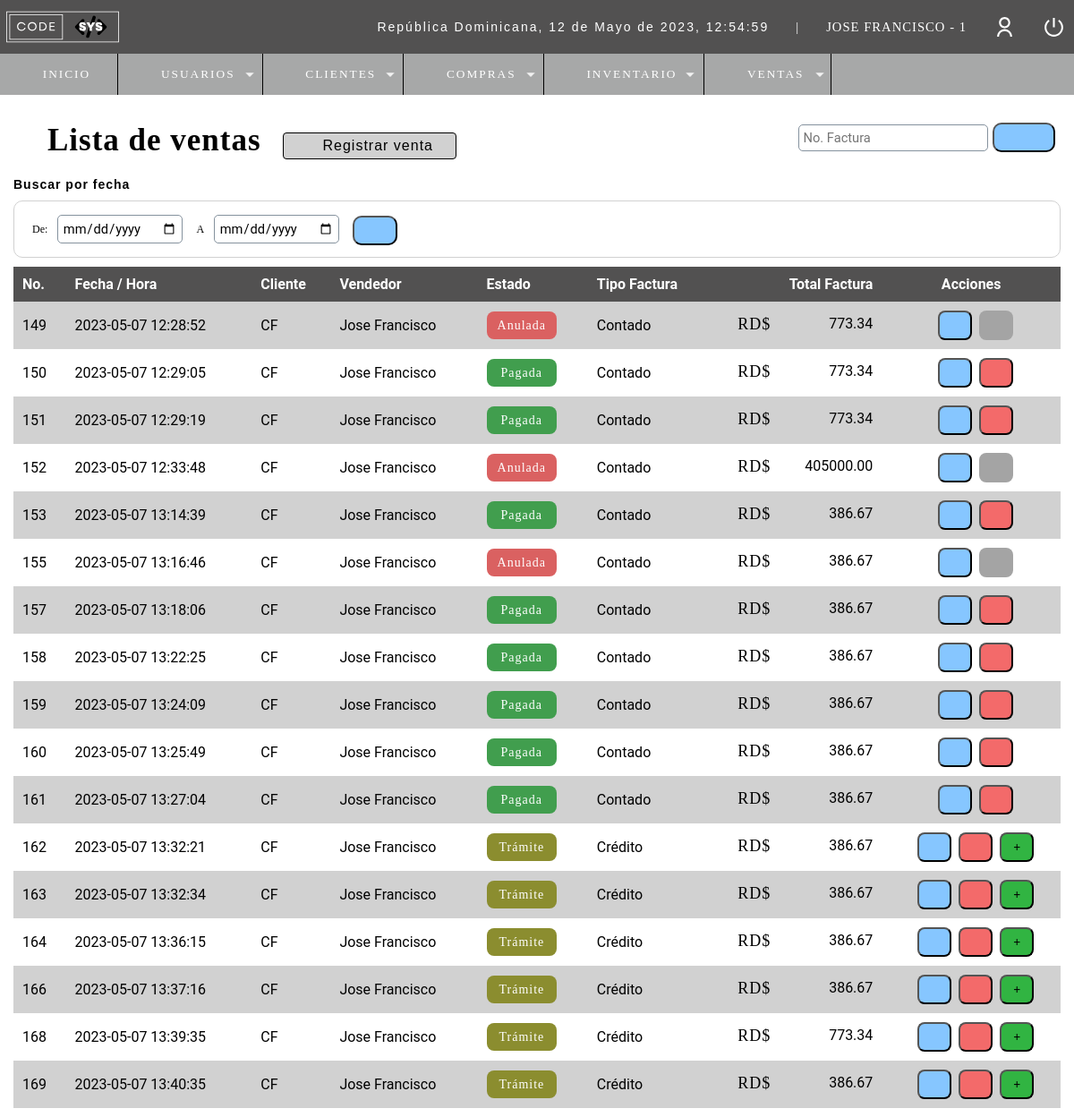
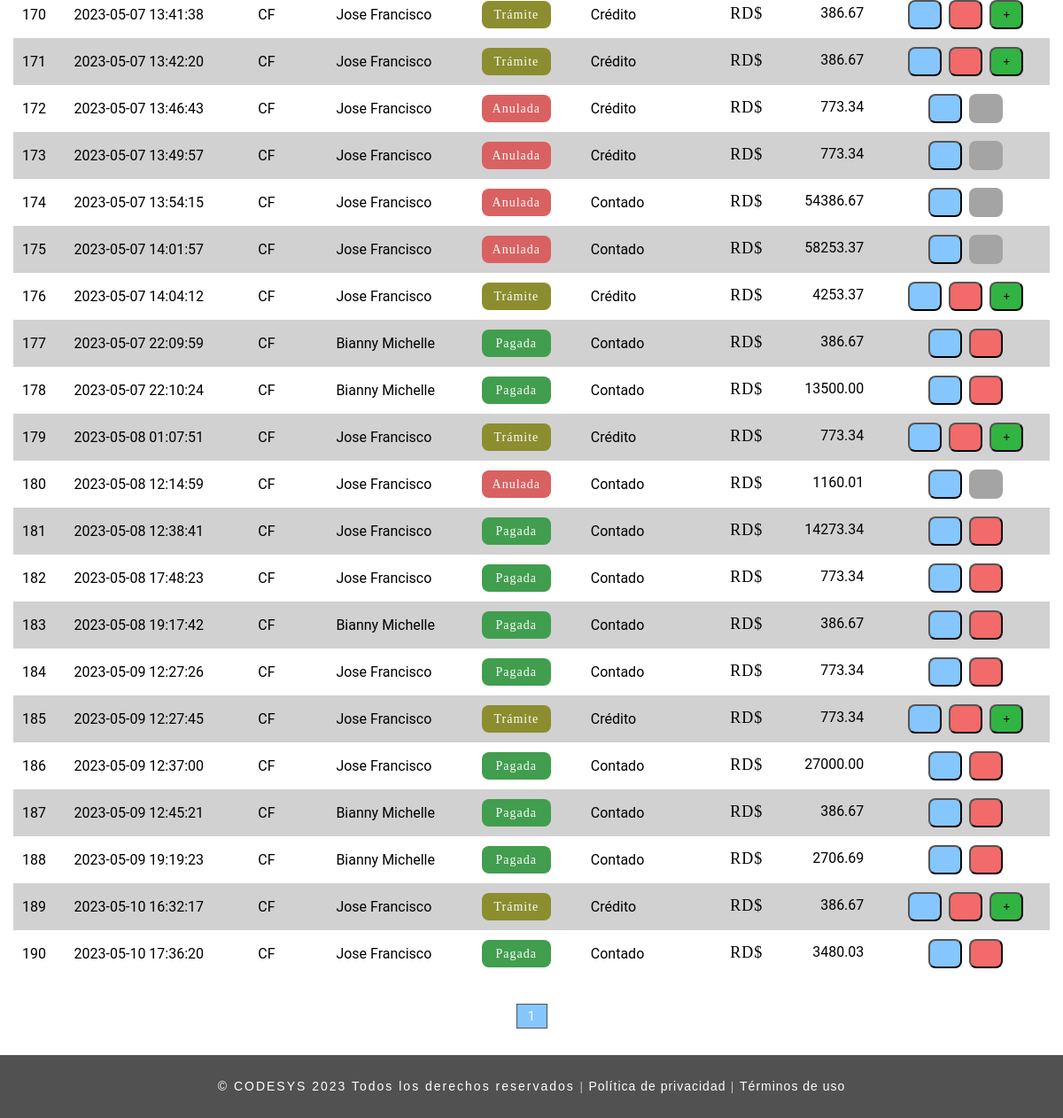
/r_ventas.php (signed in), run on the app's committed database (2 pictures, top to bottom).
### tables this page shows
CREATE TABLE `t_usuario` (
  `ID_Usuario` int(11) NOT NULL,
  `Nombre` varchar(50) DEFAULT NULL,
  `Email` varchar(100) DEFAULT NULL,
  `Usuario` varchar(15) DEFAULT NULL,
  `Pass` varchar(150) DEFAULT NULL,
  `Rol` int(11) DEFAULT NULL,
  `ID_Estado` int(10) DEFAULT NULL
);

CREATE TABLE `t_factura` (
  `ID_Factura` int(11) NOT NULL,
  `Fecha` datetime NOT NULL DEFAULT current_timestamp(),
  `Usuario` int(11) DEFAULT NULL,
  `Cod_cliente` int(11) DEFAULT NULL,
  `Total_Factura` decimal(10,2) DEFAULT NULL,
  `Tipo_Factura` varchar(20) NOT NULL DEFAULT 'Contado',
  `ID_Estado` int(11) NOT NULL DEFAULT 4
);

CREATE TABLE `t_cliente` (
  `ID_Cliente` int(11) NOT NULL,
  `Nombre` varchar(50) DEFAULT NULL,
  `Apellido` varchar(50) NOT NULL,
  `RNC` varchar(50) NOT NULL,
  `Fecha_Registro` datetime NOT NULL DEFAULT current_timestamp(),
  `Telefono` varchar(20) DEFAULT NULL,
  `Direccion` varchar(150) DEFAULT NULL,
  `Correo` varchar(50) NOT NULL,
  `ID_Estado` int(11) NOT NULL,
  `Usuario_ID` int(11) NOT NULL
);

### Include/functions.php (called while the page is built, shortened)
<?php
	function fechaActual(){
		$mes = array("","Enero",
		    "Febrero",
			"Marzo",
			"Abril",
			"Mayo",
			"Junio",
			"Julio",
			"Agosto",
			"Septiembre",
			"Octubre",
			"Noviembre",
			"Diciembre");
		return date('d')." de ". $mes[date('n')] . " de " . date('Y') . ", " . date('H:i:s');
	}
?>

### Controllers/r_ventas.controller.php (called while the page is built, shortened)
<?php
include("./Database/conn_backend.php");
$sql_registers =  mysqli_query($conn, "SELECT COUNT(*) as total_registers FROM t_factura WHERE ID_Estado != 7");
$result_registers = mysqli_fetch_array($sql_registers);
$total_registro = $result_registers['total_registers'];
$paginas = 100;
if(empty($_GET['pagina'])){
    $pagina = 1;
}else{
    $pagina = $_GET['pagina'];
}
$from = ($pagina - 1) * $paginas;
$total_pages = ceil($total_registro / $paginas);
$query = mysqli_query($conn, "SELECT f.ID_Factura, f.Fecha, u.Nombre as vendedor, f.Cod_cliente, ce.Nombre as cliente, f.Total_Factura, f.Tipo_Factura, f.ID_Estado, e.Estado as estado
            FROM t_factura f
            INNER JOIN t_estado e
            ON f.ID_Estado = e.ID_Estado
            INNER JOIN t_cliente ce
            ON f.Cod_cliente = ce.ID_Cliente
            INNER JOIN t_usuario u
            ON f.Usuario = u.ID_Usuario
            WHERE e.ID_Estado != 7
            ORDER BY f.ID_Factura ASC
            LIMIT $from,$paginas");
?>

### r_ventas.php (the view, shortened to what this page needs)
<?php
    include_once("Include/plantilla_Cabeza.php");
    include("Controllers/r_ventas.controller.php");
    $usuario = $_SESSION['Usuario'];
	include("Database/conn_backend.php");
	$sql = mysqli_query($conn,
	"SELECT (u.Rol) as ID_Rol, (r.Rol) as Rol
		FROM t_usuario u
		INNER JOIN t_rol r
		ON u.Rol = r.ID_Rol WHERE Usuario='$usuario'");
	$idrol = 0;
	while($mostrar = mysqli_fetch_array($sql)){
		$idrol = $mostrar['ID_Rol'];
	}
?>
<br>
<br>
<head>
    <link rel="stylesheet" href="css/style.css">
</head>
<section id="container">
    <div class="r_user">
	<h1><i class="far fa-newspaper" style="color: #000;"></i> Lista de ventas</h1>
        <?php if($idrol != 2 && $idrol != 3){ ?>
    <a class="btn_new" href="c_factura.php"><i class="fa-solid fa-file-circle-plus" style="color: #000;"></i> Registrar venta</a>
        <?php } ?>
    <form method="GET" action="buscar_venta.php" class="form_search">
        <input type="text" name="busqueda" id="busqueda" placeholder="No. Factura">
        <button type="submit" class="btn_search"><i class="fa-solid fa-magnifying-glass" style="color: #000000;"></i></button>
    </form>
    <div>
        <h5>Buscar por fecha</h5>
        <form method="GET" action="buscar_venta.php" class="form_search_date">
            <label>De: </label>
            <input type="date" name="fecha_de" id="fecha_de" required>
            <label> A </label>
            <input type="date" name="fecha_a" id="fecha_a" required>
            <button type="submit" class="btn_view"><i class="fa-solid fa-magnifying-glass" style="color: #000000;"></i></button>
        </form>
    </div>
    <div class="containerTableResponsive">
    <table>
        <thead class="table">
        <tr>
            <th>No.</th>
            <th>Fecha / Hora</th>
            <th>Cliente</th>
            <th>Vendedor</th>
            <th>Estado</th>
            <th>Tipo Factura</th>
            <th class="textright">Total Factura</th>
            <th class="textcenter">Acciones</th>
        </tr>
        </thead>
        <tbody>
        <?php while($mostrar = mysqli_fetch_array($query)):
                if($mostrar['ID_Estado'] == 4){
                    $estado = '<span class="Pagada">Pagada</span>';
                }else if($mostrar['ID_Estado'] == 5){
                    $estado = '<span class="Tramite">Trámite</span>';
                }else{
                    $estado = '<span class="Anulada">Anulada</span>';
            }
            ?>
        <tr>
            <td class="row_<?= $mostrar['ID_Factura']; ?>"><?= $mostrar['ID_Factura']; ?></td>
            <td><?= $mostrar['Fecha']; ?></td>
            <td><?= $mostrar['cliente']; ?></td>
            <td><?= $mostrar['vendedor']; ?></td>
            <td class="estado"><?= $estado; ?></td>
            <td><?= $mostrar['Tipo_Factura']; ?></td>
            <td class="textright totalfactura" style="margin-top: 5px;"><span style="font-size:18px; margin-left: 20px;">RD$</span><?= $mostrar['Total_Factura']; ?></td>
            <td>
                <div class="div_acciones">
                    <div>
                        <button type="button" class="btn_view view_factura" cl="<?= $mostrar['Cod_cliente'];?>" f="<?= $mostrar['ID_Factura']; ?>" st="<?php echo $mostrar['Tipo_Factura'];?>"><i class="fas fa-eye"></i></button>
                    </div>
                    <?php if($idrol == 1 || $idrol == 3){
                                if($mostrar['ID_Estado'] == 4 || $mostrar['ID_Estado'] == 5){?>
                    <div class="div_factura">
                        <button type="button" name="anular" class="btn_null anular_factura" fac="<?= $mostrar['ID_Factura']; ?>"><i class="fas fa-ban"></i></button>
                    </div>
                    <?php }else{ ?>
                            <div class="div_factura">
                                <button type="button" name="inactivo" class="btn_null inactive" fac="<?= $mostrar['ID_Factura']; ?>"><i class="fas fa-ban"></i></button>
                            </div>
                    <?php }} ?>
                    <?php if($mostrar['ID_Estado'] == 5){?>
                        <div class="div_factura">
                            <button type="button" class="btn_append_fac" fac="<?= $mostrar['ID_Factura']; ?>"><i class="fa-solid fa-plus"></i></button>
                        </div>
                    <?php } ?>
                </div>
            </td>
            <?php endwhile;?>
        </tr>
        </tbody>
    </table>
    </div>
    <div class="paginador">
        <ul>
            <?php if($pagina != 1){ ?>
            <li><a href="?pagina=<?php echo 1; ?>"><i class="fa-sharp fa-solid fa-backward-step" style="color: #000000; height: 16px;"></i></a></li>
            <li><a href="?pagina=<?php echo $pagina-1; ?>"><i class="fa-sharp fa-solid fa-caret-left" style="color: #000000; height: 16px;"></i></a></li>
            <?php } for($i=1;$i<=$total_pages;$i++){
                if($i == $pagina){
                    echo '<li class="page_select">'.$i.'</a></li>';
                }else{
                echo '<li><a href="?pagina='.$i.'">'.$i.'</a></li>';
                }
            } if($pagina != $total_pages){ ?>
            <li><a href="?pagina=<?php echo $pagina + 1; ?>"><i class="fa-solid fa-caret-right" style="color: #000000; height: 16px;"></i></a></li>
            <li><a href="?pagina=<?php echo $total_pages?>"><i class="fa-sharp fa-solid fa-forward-step" style="color: #000000; height: 16px;"></i></a></li>
            <?php } ?>
        </ul>
    </div>
    </div>
</section>
<?php include_once("Include/plantilla_pie.php");?>

### Include/plantilla_Cabeza.php (shortened to what this page needs)
<?php
	include("./Database/conn_backend.php");
	include("scripts.php");
	$usuario = $_SESSION['Usuario'];
	$sql = "SELECT * FROM t_usuario WHERE Usuario='$usuario'";
	$result = mysqli_query($conn, $sql);
?>
<!DOCTYPE html>
<html lang="en">
<head>
</head>
<body>
	<header>
		<div class="header">
			<h1><img class="imgHeader" src="assets\images\CODESYSLOGO.svg" alt="Logo de CODESYS" width="130px" height="100px" style="margin-top:2px; margin-left:-5px;"></h1>
			<div class="optionsBar">
				<p id="hora">República Dominicana, <?php echo fechaActual();?></p>
				<span>|</span>
				<?php while($mostrar = mysqli_fetch_array($result)){?>
				<span class="user"><?php echo $mostrar['Nombre'].' - '.$mostrar['Rol']?></span>
				<?php } ?>
				<img class="photouser" src="assets\images\user-line.svg" alt="Usuario">
				<a href="Include\Close_session.php"><img class="close" src="assets\images\shut-down-line.svg" alt="Salir del sistema" title="Salir"></a>
			</div>
		</div>
		<?php include("Include/navbar.php");?>
	</header>

### assets/css/style_plantillas.css (style rules this page uses)
* { margin:0; padding:0; box-sizing: border-box; text-decoration: none; font-family: 'Roboto', sans-serif; }
body { background: #fff; }
h1, h2, h3, h4, h5, h6 { font-family: 'arial'; font-weight: bold; letter-spacing: 1px; }
h1 { font-family: 'GothamBook'; font-size: 26px; }
h5 { font-size: 14px; }
p { font-family: 'arial'; letter-spacing: 2px; font-size: 14px; line-height: 20px; }
a { text-decoration: none; font-family: arial; letter-spacing: 1px; }
span { font-family: 'GothamBook'; letter-spacing: 1px; font-size: 14px; line-height: 20px; }
header { position: fixed; width: 100%; }
.header { color: #FFF; background: #525151; height: 60px; display: -webkit-flex; display: -moz-flex; display: -ms-flex; display: -o-flex; display: flex; justify-content: space-between; align-items: center; padding: 10px; }
.optionsBar { display: -webkit-flex; display: -moz-flex; display: -ms-flex; display: -o-flex; display: flex; justify-content: center; align-items: center; }
.optionsBar span { color: #FFF; font-size: 11pt; font-family: 'GothamBook'; text-transform: uppercase; margin-left: 30px; }
.photouser { margin-left: 30px; width: 25px; height: 25px; }
.close { width: 25px; height: 25px; }
.optionsBar a { display: -webkit-flex; display: -moz-flex; display: -ms-flex; display: -o-flex; display: flex; margin-left: 30px; }
#container { padding: 90px 15px 15px; }

### data on the page
t_usuario: Nombre "JOSE FRANCISCO", Rol "1"
t_factura: ID_Factura "149", Fecha "2023-05-07 12:28:52", Cod_cliente.Nombre "CF", Usuario.Nombre "Jose Francisco", shows "Anulada", Tipo_Factura "Contado", Total_Factura "773.34"
t_factura: ID_Factura "150", Fecha "2023-05-07 12:29:05", Cod_cliente.Nombre "CF", Usuario.Nombre "Jose Francisco", shows "Pagada", Tipo_Factura "Contado", Total_Factura "773.34"
t_factura: ID_Factura "151", Fecha "2023-05-07 12:29:19", Cod_cliente.Nombre "CF", Usuario.Nombre "Jose Francisco", shows "Pagada", Tipo_Factura "Contado", Total_Factura "773.34"
t_factura: ID_Factura "152", Fecha "2023-05-07 12:33:48", Cod_cliente.Nombre "CF", Usuario.Nombre "Jose Francisco", shows "Anulada", Tipo_Factura "Contado", Total_Factura "405000.00"
t_factura: ID_Factura "153", Fecha "2023-05-07 13:14:39", Cod_cliente.Nombre "CF", Usuario.Nombre "Jose Francisco", shows "Pagada", Tipo_Factura "Contado", Total_Factura "386.67"
t_factura: ID_Factura "155", Fecha "2023-05-07 13:16:46", Cod_cliente.Nombre "CF", Usuario.Nombre "Jose Francisco", shows "Anulada", Tipo_Factura "Contado", Total_Factura "386.67"
t_factura: ID_Factura "157", Fecha "2023-05-07 13:18:06", Cod_cliente.Nombre "CF", Usuario.Nombre "Jose Francisco", shows "Pagada", Tipo_Factura "Contado", Total_Factura "386.67"
t_factura: ID_Factura "158", Fecha "2023-05-07 13:22:25", Cod_cliente.Nombre "CF", Usuario.Nombre "Jose Francisco", shows "Pagada", Tipo_Factura "Contado", Total_Factura "386.67"
t_factura: ID_Factura "159", Fecha "2023-05-07 13:24:09", Cod_cliente.Nombre "CF", Usuario.Nombre "Jose Francisco", shows "Pagada", Tipo_Factura "Contado", Total_Factura "386.67"
t_factura: ID_Factura "160", Fecha "2023-05-07 13:25:49", Cod_cliente.Nombre "CF", Usuario.Nombre "Jose Francisco", shows "Pagada", Tipo_Factura "Contado", Total_Factura "386.67"
t_factura: ID_Factura "161", Fecha "2023-05-07 13:27:04", Cod_cliente.Nombre "CF", Usuario.Nombre "Jose Francisco", shows "Pagada", Tipo_Factura "Contado", Total_Factura "386.67"
t_factura: ID_Factura "162", Fecha "2023-05-07 13:32:21", Cod_cliente.Nombre "CF", Usuario.Nombre "Jose Francisco", shows "Trámite", Tipo_Factura "Crédito", Total_Factura "386.67"
t_factura: ID_Factura "163", Fecha "2023-05-07 13:32:34", Cod_cliente.Nombre "CF", Usuario.Nombre "Jose Francisco", shows "Trámite", Tipo_Factura "Crédito", Total_Factura "386.67"
t_factura: ID_Factura "164", Fecha "2023-05-07 13:36:15", Cod_cliente.Nombre "CF", Usuario.Nombre "Jose Francisco", shows "Trámite", Tipo_Factura "Crédito", Total_Factura "386.67"
t_factura: ID_Factura "166", Fecha "2023-05-07 13:37:16", Cod_cliente.Nombre "CF", Usuario.Nombre "Jose Francisco", shows "Trámite", Tipo_Factura "Crédito", Total_Factura "386.67"
t_factura: ID_Factura "168", Fecha "2023-05-07 13:39:35", Cod_cliente.Nombre "CF", Usuario.Nombre "Jose Francisco", shows "Trámite", Tipo_Factura "Crédito", Total_Factura "773.34"
t_factura: ID_Factura "169", Fecha "2023-05-07 13:40:35", Cod_cliente.Nombre "CF", Usuario.Nombre "Jose Francisco", shows "Trámite", Tipo_Factura "Crédito", Total_Factura "386.67"
t_factura: ID_Factura "170", Fecha "2023-05-07 13:41:38", Cod_cliente.Nombre "CF", Usuario.Nombre "Jose Francisco", shows "Trámite", Tipo_Factura "Crédito", Total_Factura "386.67"
t_factura: ID_Factura "171", Fecha "2023-05-07 13:42:20", Cod_cliente.Nombre "CF", Usuario.Nombre "Jose Francisco", shows "Trámite", Tipo_Factura "Crédito", Total_Factura "386.67"
t_factura: ID_Factura "172", Fecha "2023-05-07 13:46:43", Cod_cliente.Nombre "CF", Usuario.Nombre "Jose Francisco", shows "Anulada", Tipo_Factura "Crédito", Total_Factura "773.34"
t_factura: ID_Factura "173", Fecha "2023-05-07 13:49:57", Cod_cliente.Nombre "CF", Usuario.Nombre "Jose Francisco", shows "Anulada", Tipo_Factura "Crédito", Total_Factura "773.34"
t_factura: ID_Factura "174", Fecha "2023-05-07 13:54:15", Cod_cliente.Nombre "CF", Usuario.Nombre "Jose Francisco", shows "Anulada", Tipo_Factura "Contado", Total_Factura "54386.67"
t_factura: ID_Factura "175", Fecha "2023-05-07 14:01:57", Cod_cliente.Nombre "CF", Usuario.Nombre "Jose Francisco", shows "Anulada", Tipo_Factura "Contado", Total_Factura "58253.37"
t_factura: ID_Factura "176", Fecha "2023-05-07 14:04:12", Cod_cliente.Nombre "CF", Usuario.Nombre "Jose Francisco", shows "Trámite", Tipo_Factura "Crédito", Total_Factura "4253.37"
t_factura: ID_Factura "177", Fecha "2023-05-07 22:09:59", Cod_cliente.Nombre "CF", Usuario.Nombre "Bianny Michelle", shows "Pagada", Tipo_Factura "Contado", Total_Factura "386.67"
t_factura: ID_Factura "178", Fecha "2023-05-07 22:10:24", Cod_cliente.Nombre "CF", Usuario.Nombre "Bianny Michelle", shows "Pagada", Tipo_Factura "Contado", Total_Factura "13500.00"
t_factura: ID_Factura "179", Fecha "2023-05-08 01:07:51", Cod_cliente.Nombre "CF", Usuario.Nombre "Jose Francisco", shows "Trámite", Tipo_Factura "Crédito", Total_Factura "773.34"
t_factura: ID_Factura "180", Fecha "2023-05-08 12:14:59", Cod_cliente.Nombre "CF", Usuario.Nombre "Jose Francisco", shows "Anulada", Tipo_Factura "Contado", Total_Factura "1160.01"
t_factura: ID_Factura "181", Fecha "2023-05-08 12:38:41", Cod_cliente.Nombre "CF", Usuario.Nombre "Jose Francisco", shows "Pagada", Tipo_Factura "Contado", Total_Factura "14273.34"
t_factura: ID_Factura "182", Fecha "2023-05-08 17:48:23", Cod_cliente.Nombre "CF", Usuario.Nombre "Jose Francisco", shows "Pagada", Tipo_Factura "Contado", Total_Factura "773.34"
t_factura: ID_Factura "183", Fecha "2023-05-08 19:17:42", Cod_cliente.Nombre "CF", Usuario.Nombre "Bianny Michelle", shows "Pagada", Tipo_Factura "Contado", Total_Factura "386.67"
t_factura: ID_Factura "184", Fecha "2023-05-09 12:27:26", Cod_cliente.Nombre "CF", Usuario.Nombre "Jose Francisco", shows "Pagada", Tipo_Factura "Contado", Total_Factura "773.34"
t_factura: ID_Factura "185", Fecha "2023-05-09 12:27:45", Cod_cliente.Nombre "CF", Usuario.Nombre "Jose Francisco", shows "Trámite", Tipo_Factura "Crédito", Total_Factura "773.34"
t_factura: ID_Factura "186", Fecha "2023-05-09 12:37:00", Cod_cliente.Nombre "CF", Usuario.Nombre "Jose Francisco", shows "Pagada", Tipo_Factura "Contado", Total_Factura "27000.00"
t_factura: ID_Factura "187", Fecha "2023-05-09 12:45:21", Cod_cliente.Nombre "CF", Usuario.Nombre "Bianny Michelle", shows "Pagada", Tipo_Factura "Contado", Total_Factura "386.67"
t_factura: ID_Factura "188", Fecha "2023-05-09 19:19:23", Cod_cliente.Nombre "CF", Usuario.Nombre "Bianny Michelle", shows "Pagada", Tipo_Factura "Contado", Total_Factura "2706.69"
t_factura: ID_Factura "189", Fecha "2023-05-10 16:32:17", Cod_cliente.Nombre "CF", Usuario.Nombre "Jose Francisco", shows "Trámite", Tipo_Factura "Crédito", Total_Factura "386.67"
t_factura: ID_Factura "190", Fecha "2023-05-10 17:36:20", Cod_cliente.Nombre "CF", Usuario.Nombre "Jose Francisco", shows "Pagada", Tipo_Factura "Contado", Total_Factura "3480.03"

### other printed values
fechaActual() "12 de Mayo de 2023, 12:54:59"
